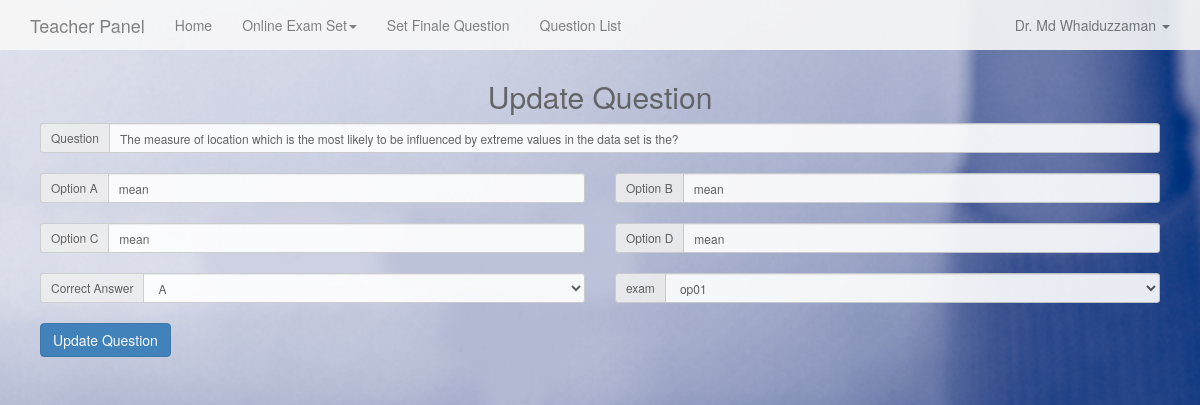
/teacher/edit_question.php?id=24 (signed in), run on the app's committed database.
### tables this page shows
CREATE TABLE `teacher` (
  `t_id` int(11) NOT NULL,
  `t_name` varchar(100) NOT NULL,
  `t_uname` varchar(100) NOT NULL,
  `t_password` varchar(100) NOT NULL,
  `t_email` varchar(100) NOT NULL
);

CREATE TABLE `question` (
  `q_id` int(11) NOT NULL,
  `q_name` mediumtext NOT NULL,
  `exam_id` int(11) NOT NULL
);

CREATE TABLE `option` (
  `option_id` int(11) NOT NULL,
  `option` varchar(10000) NOT NULL,
  `q_id` int(11) NOT NULL,
  `status` int(11) NOT NULL
);

### includes/function.php (called while the page is built, shortened)
<?php
function teacher_info($t_id,$value) {
	global $db;
	$query = $db->query("SELECT * FROM teacher WHERE t_id='$t_id'");
	$row = $query->fetch_assoc();
	return $row[$value];
}
function is_teacher_Loggedin(){
	if (isset($_SESSION['t_id'])) {
			return true;
	} else {
		return false;
	}
}
?>

### teacher/edit_question.php (the view, shortened to what this page needs)
<?php
	include('header.php');
?>
<?php if(is_teacher_Loggedin()):?>
<?php
  $q_id=$_GET['id'];
  $query = $db->query("select * FROM question inner join option on question.q_id=option.q_id where question.q_id='$q_id'");
      if($query->num_rows>0) {
            while($row = $query->fetch_assoc()) {
               $question=$row['q_name'];
              }
       }
?>
   <div class="">
   	 <h2 align="center">Update Question</h2>
   	 	 <form action="" method="POST">
   	 	 	<div class="row">
   	 	 	<div class="col-md-12">
	   	 	 	<div class="  input-group input-group-sm">
				  <span class="input-group-addon" id="sizing-addon3">Question</span>
				  <input type="text" class="form-control" placeholder="Question" name="question" value="<?php echo $question?>" aria-describedby="sizing-addon3">
				</div><br>
			</div>
			<?php
			   $query = $db->query("select * FROM option where q_id='$q_id'");
			      if($query->num_rows>0) {
			      	$i=0;
			            while($row = $query->fetch_assoc()) {
			               if($i==0){ $op="op_a"; $name="A";}
		                   else if($i==1){ $op="op_b";$name="B";}
		                   else if($i==2){ $op="op_c";$name="C";}
		                   else if($i==3){ $op="op_d";$name="D";}
			     ?>
			     <div class="col-md-6">
				<div class="  input-group input-group-sm">
				  <span class="input-group-addon" id="sizing-addon3">Option <?php ECHO $name ?></span>
				  <input type="text" value="<?php echo $row['option']?>" class="form-control" placeholder="Option" name="<?php echo $op;?>" aria-describedby="sizing-addon3">
				</div><br>
            </div>
			     <?php
			             $i++; }
			       }
             ?>
		   <div class="col-md-6">
				<div class="  input-group input-group-sm">
				  <span class="input-group-addon" id="sizing-addon3">Correct Answer</span>
				  <select class="form-control" id="ans" name="ans">
				  	<option value="a">A</option>
				  </select>
				</div>
			</div>
			<div class="col-md-6">
				<div class="  input-group input-group-sm">
				  <span class="input-group-addon" id="sizing-addon3">exam</span>
				  <select class="form-control" id="exam" name="exam">
              <?php
              $id= teacher_info($_SESSION['t_id'],'t_id');
                $query = $db->query("select * from exam inner join assign_course on assign_course.sub_id=exam.sub_id where assign_course.t_id='$id'");
                if($query->num_rows>0) {
                  while($row = $query->fetch_assoc()) {
                    echo '<option value="'.$row['exam_id'].'">'.$row['exam_name'].'</option>';
                  }
                } else {
                  echo '<option value="null">No Course to Display</option>';
                }
              ?>
            </select>
				</div>
            </div><br>
		   </div>
            <br><input type="submit" name="submit" Value="Update Question" class="btn btn-primary">
		   </div>
   </div>
<?php else:?>
<?php header('Location: signin.php');  ?>
<?php endif?>
<?php
	include('footer.php');
?>

### teacher/header.php (shortened to what this page needs)
<?php
  include('../includes/connect.php');
  include('../includes/function.php');
?>
<!DOCTYPE html>
<html lang="en">
  <head>
    <link href="../assets/css/bootstrap.min.css" rel="stylesheet">
    <link href="../assets/css/ie10-viewport-bug-workaround.css" rel="stylesheet">
    <link href="../assets/css/dashboard.css" rel="stylesheet">
    <link href="../assets/css/carousel.css" rel="stylesheet">
    <link href="../assets/css/signin.css" rel="stylesheet">
  </head>
  <body>
    <div class="">
    <nav class="navbar navbar-default navbar-fixed-top">
      <div class="container">
        <div class="navbar-header">
          <a class="navbar-brand" href="signin.php">Teacher Panel</a>
        </div>
        <div id="navbar" class="navbar-collapse collapse">
          <ul class="nav navbar-nav">
            <li class=""><a href="../index.php">Home</a></li>
            <?php if(is_teacher_Loggedin()):?>
            <li class="dropdown">
              <a href="#" class="dropdown-toggle" data-toggle="dropdown" role="button" aria-haspopup="true" aria-expanded="false">Online Exam Set<span class="caret"></span></a>
            </li>
            <li><a href="set_finale_question.php">Set Finale Question</a></li>
            <li><a href="question_list.php">Question List</a></li>
            <?php else:?>
            <?php endif?>
          </ul>
          <ul class="nav navbar-nav navbar-right">
            <?php if(is_teacher_Loggedin()):?>
            <li class="dropdown">
              <a href="#" class="dropdown-toggle active" data-toggle="dropdown" role="button" aria-haspopup="true" aria-expanded="false"><?php echo teacher_info($_SESSION['t_id'],'t_name'); ?> <span class="caret"></span></a>
            </li>
            <?php endif?>
          </ul>
        </div>
      </div>
    </nav>
    <div class="container-fluid">
      <div class="row">
        <div class="col-sm-12 main">

### assets/css/dashboard.css (style rules this page uses)
body { padding-top: 50px; }
.navbar-fixed-top { border: 0; }
.main { padding: 20px; }
@media (min-width: 768px) { .main { padding-right: 40px; padding-left: 40px; } }

### assets/css/carousel.css (style rules this page uses)
body { padding-bottom: 40px; color: #5a5a5a; }

### assets/css/signin.css (style rules this page uses)
body { padding-top: 40px; padding-bottom: 40px; background-color: #eee; }

### teacher/header.php (style rules this page uses)
body { background-image: url("../assets/img/banner-bg.jpg"); height: 100vh; -webkit-background-size: cover; background-size: cover; background-position: center; opacity: .9; background-attachment: fixed; }

### data on the page
teacher: t_name "Dr. Md Whaiduzzaman"
question: question "The measure of location which is the most likely to be influenced by extreme values in the data set is the?"
option: name "A", op_a "mean"
option: name "B", op_b "mean"
option: name "C", op_c "mean"
option: name "D", op_d "mean"

### other printed values
form field exam "op01"
